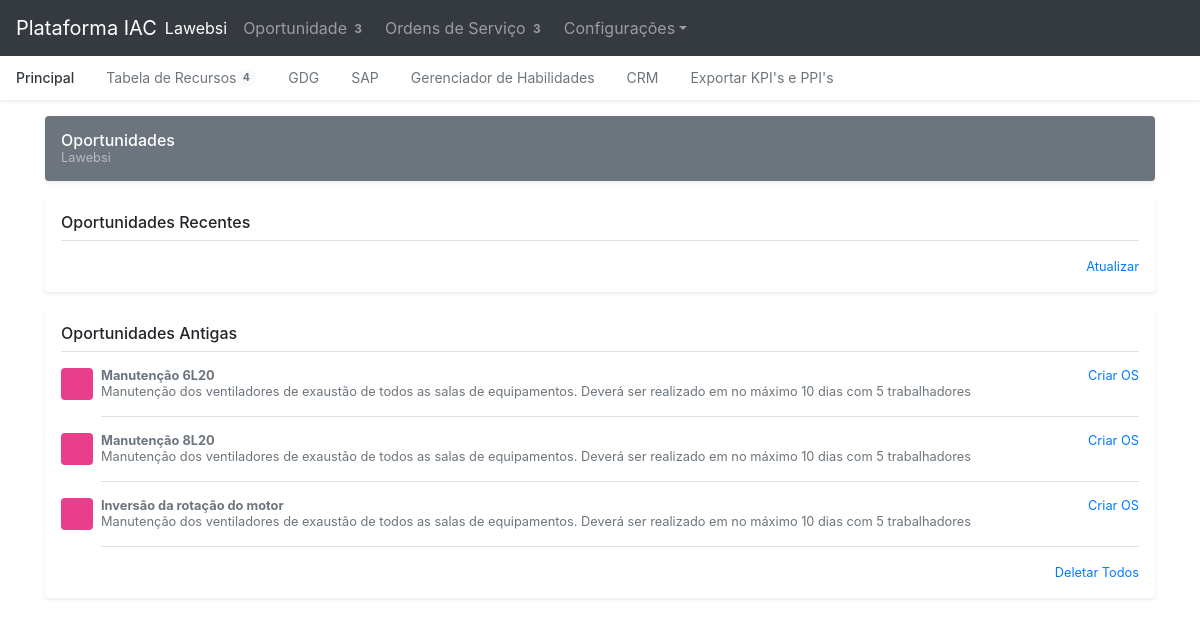
Page /ordens/home/ on the committed database.
### ordensDeServico/models.py (models this page shows, shortened)
class OportunidadesRecente(models.Model):
    op_id = models.AutoField(primary_key=True)
    op_nome = models.CharField(max_length=30)
    op_descricao = models.TextField()
    op_data = models.DateField()
    op_dapartamento = models.CharField(max_length=50)

### ordensDeServico/views.py (the view)
# urls.py: path('home/', principal, name='principal'),
def principal(request):
    oportunidades_rec = OportunidadesRecente.objects.filter(op_data=date.today())
    oportunidades_ant = OportunidadesRecente.objects.exclude(op_data=date.today())
    lista = servicosGerais()
    return render(
    request,
    'index.html',
    {'lista_atual':oportunidades_rec,
     'lista_antiga':oportunidades_ant,
     'total_op': lista[0],
     'total_ord':lista[1],
     'total_rec':lista[2]})

### ordensDeServico/views.py (called while the page is built)
def servicosGerais():
    oportunidades = OportunidadesRecente.objects.all()
    ordens = OrdensServico.objects.all()
    recursos = Funcionario.objects.filter(func_status=False)
    m=0
    for z in oportunidades:
        m = m + 1
    n=0
    for y in ordens:
        n = n + 1
    p=0
    for f in recursos:
        p = p + 1
    lista=[m,n,p]
    return lista

### templates/index.html (shortened to what this page needs)
{%load static%}
<!DOCTYPE html>
<html lang="pt-br">
  <head>
    <link rel="stylesheet" href="{% static 'css/bootstrap.css'%}" />
    <link href="{% static 'offcanvas/offcanvas.css'%}" rel="stylesheet">
  </head>
  <body>
    {%block menu_superior%}
    <nav class="navbar navbar-expand-lg fixed-top navbar-dark bg-dark">
      <a class="navbar-brand mr-auto mr-lg-0" href="#">Plataforma IAC</a>
      <div class="navbar-collapse offcanvas-collapse" id="navbarsExampleDefault">
        <ul class="navbar-nav mr-auto">
          <li class="nav-item active">
            <a class="nav-link" href="#">Lawebsi <span class="sr-only">(current)</span></a>
          </li>
          <li class="nav-item">
            <a class="nav-link" href="/ordens/home/">Oportunidade<span class="badge badge-pill bg-dark align-text-bottom">{{total_op}}</span></a>
          </li>
          <li class="nav-item">
            <a class="nav-link" href="/ordens/home/listaordens/">Ordens de Serviço<span class="badge badge-pill bg-dark align-text-bottom">{{total_ord}}</span></a>
          </li>
          <li class="nav-item dropdown">
            <a class="nav-link dropdown-toggle" href="https://example.com" id="dropdown01" data-toggle="dropdown" aria-haspopup="true" aria-expanded="false">Configurações</a>
          </li>
        </ul>
      </div>
    </nav>
    <div class="nav-scroller bg-white shadow-sm">
      <nav class="nav nav-underline">
        <a class="nav-link active" href="/ordens/home/">Principal</a>
        <a class="nav-link" href="{% url 'lista_recurso' 0 %}">Tabela de Recursos<span class="badge badge-pill bg-light align-text-bottom">{{total_rec}}</span></a>
        <a class="nav-link" href="#">GDG</a>
        <a class="nav-link" href="#">SAP</a>
        <a class="nav-link" href="#">Gerenciador de Habilidades</a>
        <a class="nav-link" href="/admin/ordensDeServico/oportunidadesrecente/">CRM</a>
        <a class="nav-link" href="/ordens/home/exportar/">Exportar KPI's e PPI's</a>
      </nav>
    </div>
  {%endblock%}
  {%block oportunidades%}
    <main role="main" class="container">
      <div class="d-flex align-items-center p-3 my-3 text-white-50 bg-secondary rounded shadow-sm">
        <div class="lh-100">
          <h6 class="mb-0 text-white lh-100">Oportunidades</h6>
          <small>Lawebsi</small>
        </div>
      </div>
      <div class="my-3 p-3 bg-white rounded shadow-sm">
        <h6 class="border-bottom border-gray pb-2 mb-0">Oportunidades Recentes</h6>
        <small class="d-block text-right mt-3">
          <a href="/ordens/home/">Atualizar</a>
        </small>
      </div>
      <div class="my-3 p-3 bg-white rounded shadow-sm">
        <h6 class="border-bottom border-gray pb-2 mb-0">Oportunidades Antigas</h6>
        {% for item in lista_antiga %}
        <div class="media text-muted pt-3">
          <img data-src="holder.js/32x32?theme=thumb&bg=e83e8c&fg=e83e8c&size=1" alt="" class="mr-2 rounded">
          <div class="media-body pb-3 mb-0 small lh-125 border-bottom border-gray">
            <div class="d-flex justify-content-between align-items-center w-100">
              <strong class="text-gray-dark">{{item.op_nome}}</strong>
              <a href="{% url 'criar_ordem' item.op_id %}">Criar OS</a>
            </div>
            <span class="d-block">Manutenção dos ventiladores de exaustão de todos as salas de equipamentos. Deverá ser realizado em no máximo 10 dias com 5 trabalhadores</span>
          </div>
        </div>
        {%endfor%}
        <small class="d-block text-right mt-3">
          <a href="#">Deletar Todos</a>
        </small>
      </div>
      {%endblock%}
    </main>
  </body>
</html>

### assets/offcanvas/offcanvas.css (style rules this page uses)
html, body { overflow-x: hidden; }
body { padding-top: 56px; }
.nav-scroller { position: relative; z-index: 2; height: 2.75rem; overflow-y: hidden; }
.nav-scroller .nav { display: -ms-flexbox; display: flex; -ms-flex-wrap: nowrap; flex-wrap: nowrap; padding-bottom: 1rem; margin-top: -1px; overflow-x: auto; color: rgba(255, 255, 255, .75); text-align: center; white-space: nowrap; -webkit-overflow-scrolling: touch; }
.nav-underline .nav-link { padding-top: .75rem; padding-bottom: .75rem; font-size: .875rem; color: #6c757d; }
.nav-underline .active { font-weight: 500; color: #343a40; }
.text-white-50 { color: rgba(255, 255, 255, .5); }
.lh-100 { line-height: 1; }
.lh-125 { line-height: 1.25; }

### rows in the picture
OportunidadesRecente: op_nome "Manutenção 6L20"
OportunidadesRecente: op_nome "Manutenção 8L20"
OportunidadesRecente: op_nome "Inversão da rotação do motor"

### other values in the picture
{{ total_op }} "3"
{{ total_ord }} "3"
{{ total_rec }} "4"
